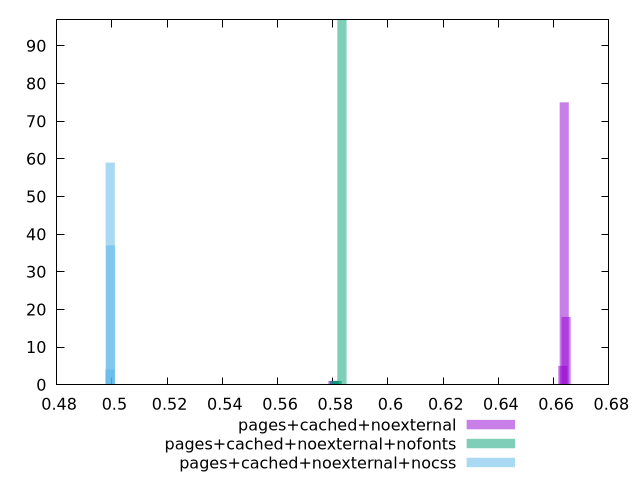

Generate this figure with gnuplot:
$_pagesCachedNoexternal <<EOF
0.6638319711523736 75
0.6645060833343003 18
0.6633263870159285 5
0.5805791166844191 1
0.580073532547974 1
EOF
$_pagesCachedNoexternalNofonts <<EOF
0.5833333333333333 97
0.5805555555555556 1
0.581111111111111 1
0.5816666666666666 1
EOF
$_pagesCachedNoexternalNocss <<EOF
0.4993995291905089 59
0.4995311001563095 37
0.4993118152133085 4
EOF
set key outside below
set terminal pngcairo
set output "report_00004_2020-11-02T20-21-41.718Z/uses-rel-preload/uses-rel-preload_pages+cached+noexternal_pages+cached+noexternal+nofonts_pages+cached+noexternal+nocss+hist.png"
set boxwidth 0.0033038853624198362
set style fill transparent solid 0.5 noborder
set yrange [0:97]
plot $_pagesCachedNoexternal title "pages+cached+noexternal" with boxes ,$_pagesCachedNoexternalNofonts title "pages+cached+noexternal+nofonts" with boxes ,$_pagesCachedNoexternalNocss title "pages+cached+noexternal+nocss" with boxes ,
